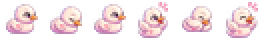
#> input picture assets/babyswan.png, 132 x 20 px (shown 2 times larger)
$ python -i forge_concepts.py   (imports and definitions only)
#> lines starting #> are read from the running program, lines starting #| are printed output that depends on the picture
#> further down, picture is the input picture: PIL image 132x20 RGBA; mean R, G, B, A 99, 79.1, 85.4, 91.2
#!/usr/bin/env python3
"""Forge the approved v2 concept boards into runtime atlases.

The source boards remain untouched. Runtime sheets keep the frame labels expected
by the game while normalizing scale and baselines per character family.
"""

from __future__ import annotations

import json
import io
import subprocess
from pathlib import Path

from PIL import Image, ImageDraw


ROOT = Path(__file__).resolve().parents[1]
CONCEPTS = ROOT / "art" / "concepts"
ASSETS = ROOT / "assets"
TRANSPARENT = (0, 0, 0, 0)


def board(path: str) -> Image.Image:
    return Image.open(CONCEPTS / path).convert("RGBA")


# [4 lines left out: function cell, not called in this run]


def trim(image: Image.Image) -> Image.Image:
    bbox = image.getbbox()
    return image.crop(bbox) if bbox else image


# [20 lines left out: functions clear_connected_matte, fit, not called in this run]


def align_tile_surface(image: Image.Image, *, fill_down: bool = False) -> Image.Image:
    '''Put the first painted pixel on the collision top instead of below it.'''
#> called with fill_down = False
    result = image.convert('RGBA')
    alpha = result.getchannel('A')
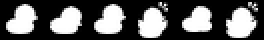
#> alpha: PIL image 132x20 L (shown 2 times larger); min 0, max 255, mean 91.2
    bbox = alpha.getbbox()
#> bbox = (3, 1, 129, 19)
    if not bbox or bbox[1] == 0:
        return result
    painted = result.crop((0, bbox[1], result.width, result.height))
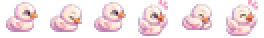
#> painted: PIL image 132x19 RGBA (shown 2 times larger); mean R, G, B, A 104.2, 83.2, 89.9, 96.1; transparent parts drawn white
    aligned = Image.new('RGBA', result.size, TRANSPARENT)
#> aligned: PIL image 132x20 RGBA; every value is 0
    aligned.alpha_composite(painted, (0, 0))
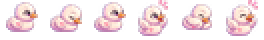
#> aligned: PIL image 132x20 RGBA (shown 2 times larger); mean R, G, B, A 99, 79.1, 85.4, 91.2; transparent parts drawn white
    if fill_down and painted.height < result.height:
        edge = painted.crop((0, painted.height - 1, painted.width, painted.height))
        for y in range(painted.height, result.height):
            aligned.alpha_composite(edge, (0, y))
    return aligned


# [80 lines left out: functions clean_world_tiles, clean_hub_tiles, clean_lake_tiles, not called in this run]


def grid(path: str, cols: int, rows: int, coords: list[tuple[int, int]]) -> list[Image.Image]:
    image = board(path)
    return [cell(image, cols, rows, col, row) for col, row in coords]


# [558 lines left out: functions atlas, raw_atlas, registered_atlas, make_parallax, environment_pair, main, not called in this run]


# [2 lines not run here, left out]

>>> from PIL import Image
>>> picture = Image.open('../assets/babyswan.png')
>>> result = align_tile_surface(picture)

$ run again, on assets/items.png
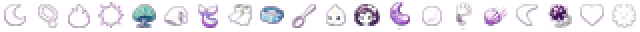
#> input picture assets/items.png, 320 x 16 px (shown 2 times larger)
#> picture is the input picture: PIL image 320x16 RGBA; mean R, G, B, A 40.8, 25.8, 46.1, 31
#> in align_tile_surface, `alpha = result.getchannel('A')`:
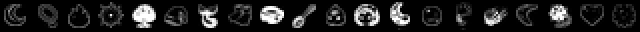
#> alpha: PIL image 320x16 L (shown 2 times larger); min 0, max 255, mean 31
#> bbox = (2, 1, 318, 15)
#> in align_tile_surface, `aligned.alpha_composite(painted, (0, 0))`:
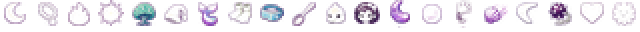
#> aligned: PIL image 320x16 RGBA (shown 2 times larger); mean R, G, B, A 40.8, 25.8, 46.1, 31; transparent parts drawn white
